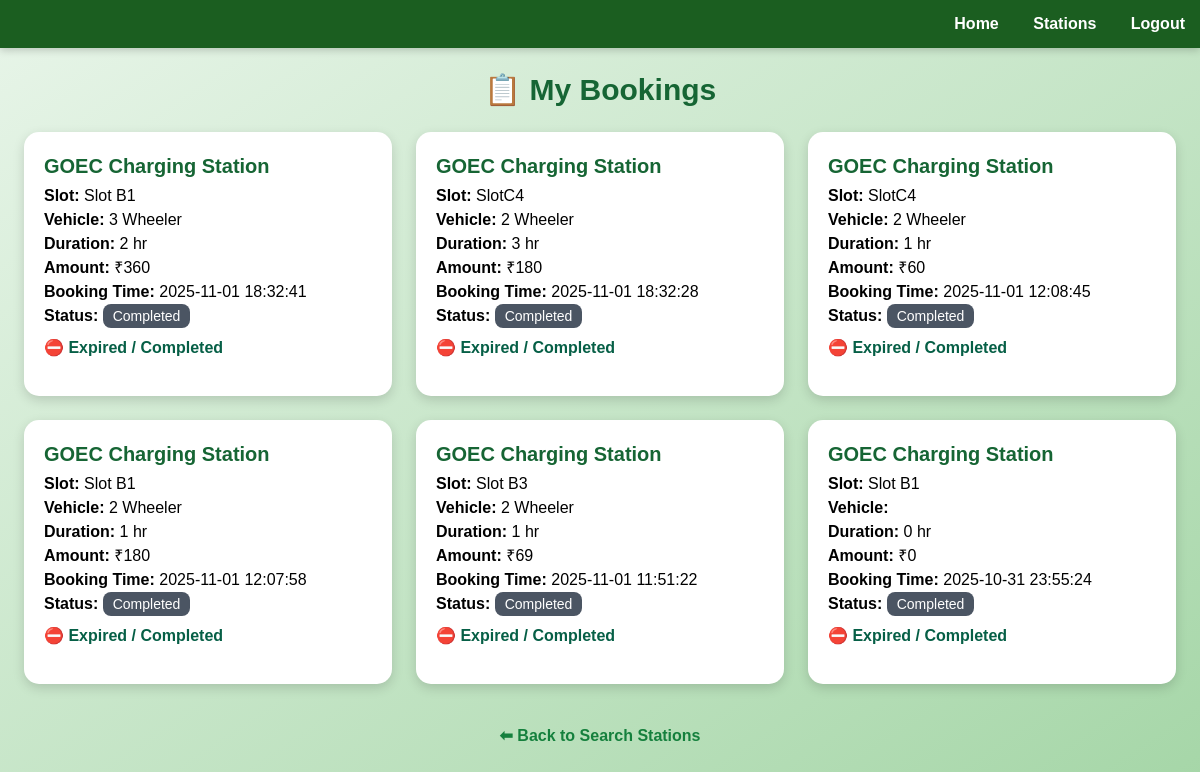
/user_slot_view_bookings.php (signed in), run on the app's committed database.
### tables this page shows
CREATE TABLE `slots_bookings` (
  `id` int(100) NOT NULL,
  `user_id` int(100) NOT NULL,
  `station_id` int(100) NOT NULL,
  `slot_id` int(100) NOT NULL,
  `booking_date` datetime NOT NULL DEFAULT current_timestamp(),
  `status` enum('Booked','Cancelled','Completed') NOT NULL DEFAULT 'Booked',
  `created_at` datetime NOT NULL DEFAULT current_timestamp(),
  `payment_status` enum('Pending','Paid','Failed') NOT NULL DEFAULT 'Pending',
  `auth_method` varchar(200) NOT NULL,
  `estimated_amount` varchar(200) NOT NULL,
  `booking_time` datetime NOT NULL DEFAULT current_timestamp(),
  `duration` int(100) NOT NULL,
  `vehicle_type` varchar(100) NOT NULL
);

CREATE TABLE `stations` (
  `id` int(11) NOT NULL,
  `station_name` varchar(200) NOT NULL,
  `owner_name` varchar(200) NOT NULL,
  `email` varchar(200) NOT NULL,
  `phone` varchar(200) NOT NULL,
  `district` varchar(200) NOT NULL,
  `location` varchar(250) NOT NULL,
  `latitude` varchar(200) NOT NULL,
  `longitude` varchar(200) NOT NULL,
  `charger_type` varchar(200) NOT NULL,
  `battery_rental` varchar(200) NOT NULL,
  `username` varchar(200) NOT NULL,
  `password` varchar(200) NOT NULL,
  `image_path` varchar(255) NOT NULL,
  `registered_on` datetime NOT NULL,
  `status` enum('pending','approved','rejected') NOT NULL DEFAULT 'pending'
);

CREATE TABLE `charging_slots` (
  `id` int(100) NOT NULL,
  `station_id` int(100) NOT NULL,
  `slot_name` varchar(200) NOT NULL,
  `charger_type` varchar(200) NOT NULL,
  `connector_type` varchar(200) NOT NULL,
  `power_kw` varchar(200) NOT NULL,
  `price_per_kwh` varchar(200) NOT NULL,
  `auth_methods` varchar(200) NOT NULL,
  `status` enum('Available','Occupied','Maintenance') NOT NULL DEFAULT 'Available',
  `added_on` datetime NOT NULL DEFAULT current_timestamp()
);

### user_slot_view_bookings.php (the view, shortened to what this page needs)
<?php
include('db.php');
$user_id = $_SESSION['user_id'];
$q = "SELECT b.*, s.station_name, c.slot_name
      FROM slots_bookings b
      JOIN stations s ON b.station_id = s.id
      JOIN charging_slots c ON b.slot_id = c.id
      WHERE b.user_id = '$user_id'
      ORDER BY b.booking_time DESC";
$res = mysqli_query($conn, $q);
?>
<!DOCTYPE html>
<html lang="en">
<head>
<script src="https://cdn.tailwindcss.com"></script>
</head>
<body class="min-h-screen p-0">
<div class="navbar">
  <a href="user_home.php">Home</a>
  <a href="user_search_station.php">Stations</a>
  <a href="user_logout.php" onclick="return confirm('Are you sure you want to logout?');">Logout</a>
</div>
<h2 class="text-3xl font-bold text-green-800 mb-6 text-center mt-6">📋 My Bookings</h2>
<div class="grid md:grid-cols-2 lg:grid-cols-3 gap-6 px-6">
<?php while ($row = mysqli_fetch_assoc($res)):
    $booking_time = new DateTime($row['booking_time']);
    $due_time = clone $booking_time;
    $due_time->modify('+' . (int)$row['duration'] . ' hour');
    $now = new DateTime();
    $status_label = "";
    if ($now < $booking_time) {
        $interval = $now->diff($booking_time);
        $status_label = "⏳ Starts in " . $interval->h . "h " . $interval->i . "m";
    } elseif ($now >= $booking_time && $now < $due_time) {
        $interval = $now->diff($due_time);
        $status_label = "⚡ Time left: " . $interval->h . "h " . $interval->i . "m";
    } else {
        if ($row['status'] != 'Completed' && $row['status'] != 'Cancelled') {
            $row['status'] = 'Completed';
        }
        $status_label = "⛔ Expired / Completed";
    }
?>
  <div class="card">
    <h3 class="text-xl font-semibold text-green-800 mb-1">
      <?= htmlspecialchars($row['station_name']); ?>
    </h3>
    <p><strong>Slot:</strong> <?= htmlspecialchars($row['slot_name']); ?></p>
    <p><strong>Vehicle:</strong> <?= htmlspecialchars($row['vehicle_type']); ?></p>
    <p><strong>Duration:</strong> <?= htmlspecialchars($row['duration']); ?> hr</p>
    <p><strong>Amount:</strong> ₹<?= htmlspecialchars($row['estimated_amount']); ?></p>
    <p><strong>Booking Time:</strong> <?= htmlspecialchars($row['booking_time']); ?></p>
    <p><strong>Status:</strong>
      <span class="status <?= $row['status']; ?>"><?= htmlspecialchars($row['status']); ?></span>
    </p>
    <p class="timer mt-2"><?= $status_label; ?></p>
  </div>
<?php endwhile; ?>
</div>
<div class="text-center mt-10 mb-6">
  <a href="user_search_station.php" class="text-green-700 font-semibold hover:underline">
    ⬅ Back to Search Stations
  </a>
</div>
</body>
</html>

### user_slot_view_bookings.php (style rules this page uses)
body { background: linear-gradient(to bottom right, #e8f5e9, #a5d6a7); font-family: 'Poppins', sans-serif; margin: 0; }
.navbar { background-color: #1b5e20; color: white; padding: 12px 0; text-align: right; position: sticky; top: 0; z-index: 50; box-shadow: 0 2px 8px rgba(0,0,0,0.2); }
.navbar a { color: white; text-decoration: none; font-weight: 600; margin: 0 15px; transition: color 0.3s; }
.card { background: white; border-radius: 15px; padding: 20px; box-shadow: 0 4px 12px rgba(0,0,0,0.15); transition: 0.3s; }
.status { padding: 4px 10px; border-radius: 8px; color: white; font-size: 14px; }
.status.Completed { background-color: #4b5563; }
.timer { font-weight: 600; color: #065f46; }

### data on the page
slots_bookings: station.station_name "GOEC Charging Station", charging_slots.slot_name "Slot B1", vehicle_type "3 Wheeler", duration "2", estimated_amount "360", booking_time "2025-11-01 18:32:41", status "Completed", status_label "⛔ Expired / Completed"
slots_bookings: station.station_name "GOEC Charging Station", charging_slots.slot_name "SlotC4", vehicle_type "2 Wheeler", duration "3", estimated_amount "180", booking_time "2025-11-01 18:32:28", status "Completed", status_label "⛔ Expired / Completed"
slots_bookings: station.station_name "GOEC Charging Station", charging_slots.slot_name "SlotC4", vehicle_type "2 Wheeler", duration "1", estimated_amount "60", booking_time "2025-11-01 12:08:45", status "Completed", status_label "⛔ Expired / Completed"
slots_bookings: station.station_name "GOEC Charging Station", charging_slots.slot_name "Slot B1", vehicle_type "2 Wheeler", duration "1", estimated_amount "180", booking_time "2025-11-01 12:07:58", status "Completed", status_label "⛔ Expired / Completed"
slots_bookings: station.station_name "GOEC Charging Station", charging_slots.slot_name "Slot B3", vehicle_type "2 Wheeler", duration "1", estimated_amount "69", booking_time "2025-11-01 11:51:22", status "Completed", status_label "⛔ Expired / Completed"
slots_bookings: station.station_name "GOEC Charging Station", charging_slots.slot_name "Slot B1", duration "0", estimated_amount "0", booking_time "2025-10-31 23:55:24", status "Completed", status_label "⛔ Expired / Completed"
